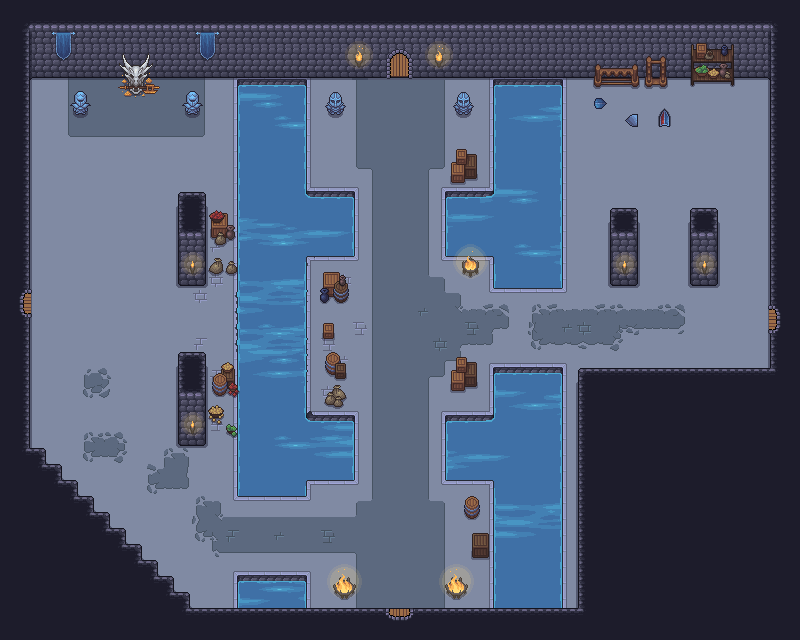

A level layout from a 2D game, rendered from its tile map. Below: a short description, then the map file with tile-grid data replaced by summaries:
An orthogonal 50x40 tile map with 16x16 px tiles, 7 tile layers (Suelo, Retoques Suelo, Retoques agua, Animaciones Agua, ...), 16 tilesets and 34 objects.

<map version="1.10" tiledversion="1.12.1" orientation="orthogonal" renderorder="right-down" width="50" height="40" tilewidth="16" tileheight="16" infinite="0" nextlayerid="14" nextobjectid="38">
 <tileset firstgid="1" source="../tilesets/puertas.tsx" />
 <tileset firstgid="5" source="../tilesets/Coasts water.tsx" />
 <tileset firstgid="480" source="../tilesets/Coasts water 2 pro max.tsx" />
 <tileset firstgid="1408" source="../tilesets/water animation.tsx" />
 <tileset firstgid="4294" source="../tilesets/Paredes2.tsx" />
 <tileset firstgid="4787" source="../tilesets/Suelo.tsx" />
 <tileset firstgid="4907" source="../tilesets/Objetos.tsx" />
 <tileset firstgid="5123" source="../tilesets/Other_objects.tsx" />
 <tileset firstgid="5307" source="../tilesets/Fuegos.tsx" />
 <tileset firstgid="5505" source="../tilesets/supplies_objects.tsx" />
 <tileset firstgid="6060" source="../tilesets/player.tsx" />
 <tileset firstgid="6061" source="../tilesets/amongus.tsx" />
 <tileset firstgid="6062" source="../tilesets/goomba.tsx" />
 <tileset firstgid="6063" source="../tilesets/skeleton.tsx" />
 <tileset firstgid="6065" source="../tilesets/corazon.tsx" />
 <tileset firstgid="6066" source="../tilesets/azeris.tsx" />
 <group id="8" name="Room">
  <layer id="1" name="Suelo" width="50" height="40">
   <data>[2000 cells, 2000 non-empty, 8 distinct tile ids]</data>
  </layer>
  <layer id="11" name="Retoques Suelo" width="50" height="40">
   <data>[2000 cells, 355 non-empty, 77 distinct tile ids]</data>
  </layer>
  <layer id="5" name="Retoques agua" width="50" height="40">
   <data>[2000 cells, 108 non-empty, 4 distinct tile ids]</data>
  </layer>
  <layer id="13" name="Animaciones Agua" width="50" height="40">
   <data>[2000 cells, 159 non-empty, 71 distinct tile ids]</data>
  </layer>
  <layer id="2" name="Paredes" width="50" height="40">
   <data>[2000 cells, 945 non-empty, 46 distinct tile ids]</data>
  </layer>
  <layer id="3" name="Puertas" width="50" height="40">
   <data>[2000 cells, 5 non-empty, 5 distinct tile ids]</data>
  </layer>
  <layer id="12" name="Obstaculos" width="50" height="40">
   <data>[2000 cells, 193 non-empty, 133 distinct tile ids]</data>
  </layer>
  <objectgroup id="10" name="Entities">
   <object id="7" gid="6061" x="591" y="168.333" width="30" height="30" />
   <object id="8" gid="6061" x="120.333" y="161.667" width="30" height="30" />
   <object id="9" gid="6062" x="421.333" y="178" width="16" height="16" />
   <object id="10" gid="6062" x="367.333" y="282" width="16" height="16" />
   <object id="11" gid="6062" x="447.333" y="344" width="16" height="16" />
   <object id="12" gid="6062" x="376.667" y="390" width="16" height="16" />
   <object id="13" gid="6062" x="412.667" y="493.333" width="16" height="16" />
   <object id="14" gid="6062" x="174.667" y="564.667" width="16" height="16" />
   <object id="15" gid="6062" x="164" y="326.667" width="16" height="16" />
   <object id="16" gid="6062" x="55.3333" y="192" width="16" height="16" />
   <object id="17" gid="6062" x="86" y="442" width="16" height="16" />
   <object id="18" gid="6062" x="139.333" y="262.667" width="16" height="16" />
   <object id="19" gid="6062" x="598.667" y="336.667" width="16" height="16" />
   <object id="20" gid="6062" x="690" y="161.333" width="16" height="16" />
   <object id="21" gid="6064" x="646" y="279.333" width="32" height="32" />
   <object id="22" gid="6064" x="250" y="548" width="32" height="32" />
   <object id="23" gid="6064" x="72" y="269.333" width="32" height="32" />
   <object id="24" gid="6064" x="508" y="338.667" width="32" height="32" />
   <object id="25" gid="6063" x="382.667" y="242.667" width="32" height="32" />
  </objectgroup>
  <objectgroup id="9" name="Utils">
   <object id="26" gid="6065" x="99" y="121" width="18" height="18" />
   <object id="27" gid="6065" x="154" y="122" width="18" height="18" />
   <object id="28" gid="6065" x="723" y="116" width="18" height="18" />
   <object id="29" gid="6065" x="626" y="118" width="18" height="18" />
   <object id="30" gid="6065" x="199" y="329" width="18" height="18" />
   <object id="32" gid="6066" x="651.333" y="187" width="21" height="21" />
   <object id="33" gid="6066" x="395.333" y="335" width="21" height="21" />
   <object id="34" gid="6065" x="172.333" y="526.333" width="18" height="18" />
   <object id="35" gid="6065" x="392.333" y="463.667" width="18" height="18" />
   <object id="36" gid="6065" x="392.333" y="198.333" width="18" height="18" />
   <object id="37" gid="6065" x="647" y="322.333" width="18" height="18" />
  </objectgroup>
  <objectgroup id="6" name="Player">
   <object id="1" gid="6060" x="364.833" y="594.334" width="64" height="64" />
   <object id="3" gid="6060" x="694" y="361" width="64" height="64" />
   <object id="4" gid="6060" x="366" y="158" width="64" height="64" />
   <object id="5" gid="6060" x="46" y="364" width="64" height="64" />
  </objectgroup>
 </group>
</map>
